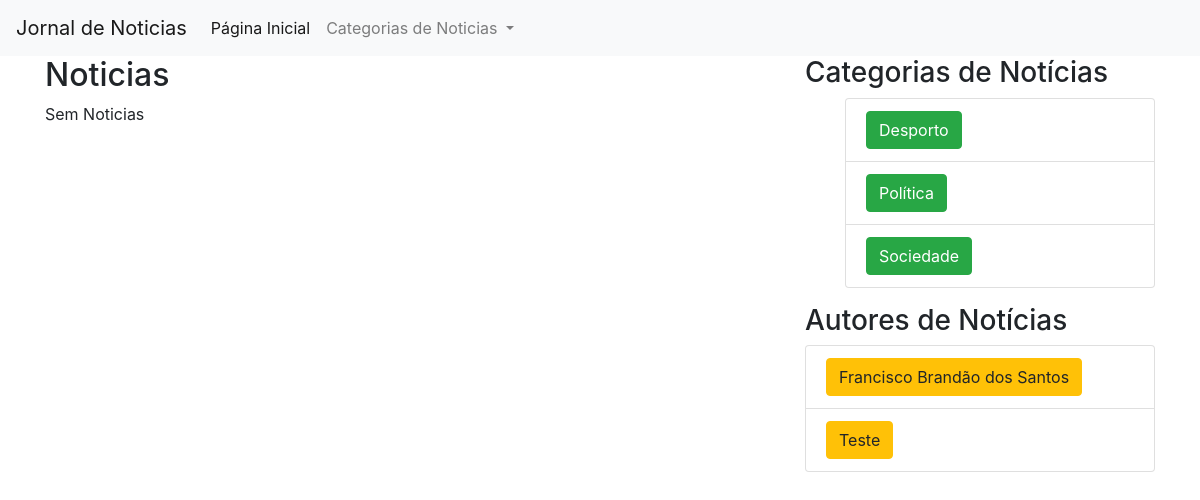
The app's page /autor.php?id=1 with its own data.
### tables this page shows
CREATE TABLE `categoria` (
  `categoria_id` int(10) UNSIGNED NOT NULL,
  `categoria_nome` varchar(255) NOT NULL
);

CREATE TABLE `autor` (
  `autor_id` int(10) UNSIGNED NOT NULL,
  `autor_login` varchar(255) NOT NULL,
  `autor_passe` varchar(255) NOT NULL,
  `autor_nome` varchar(255) NOT NULL
);

### autor.php (the view, shortened to what this page needs)
<!DOCTYPE html>
<html lang="pt-pt">
  <head>
    <link rel="stylesheet" href="https://stackpath.bootstrapcdn.com/bootstrap/4.1.3/css/bootstrap.min.css">
<nav class="navbar navbar-expand-lg navbar-light bg-light">
  <a class="navbar-brand" href="#">Jornal de Noticias</a>
  <div class="collapse navbar-collapse" id="navbarNavDropdown">
    <ul class="navbar-nav">
      <li class="nav-item active">
        <a class="nav-link">Página Inicial <span class="sr-only">(Página atual)</span></a>
      </li>
      <li class="nav-item dropdown">
        <a class="nav-link dropdown-toggle" href="#" id="navbarDropdownMenuLink" role="button" data-toggle="dropdown" aria-haspopup="true" aria-expanded="false">
          Categorias de Noticias
        </a>
      </li>
    </ul>
  </div>
</nav>
  </head>
  <body>
    <div class ="container">
      <div class="row">
        <div class="col-sm-8">
          <h2>Noticias</h2>
            <?php
            include "sql_connect.php";
            $id = $_GET["id"];
            $sql_p = "SELECT autor.autor_nome, categoria.categoria_nome, noticia.noticia_id, noticia.noticia_titulo, noticia.noticia_intro, noticia.noticia_autor, noticia.noticia_desenv, noticia.noticia_data, noticia.noticia_foto FROM ((noticia INNER JOIN autor ON noticia.noticia_autor=autor.autor_id) INNER JOIN categoria ON noticia.noticia_cat=categoria.categoria_id) WHERE autor.autor_id=$id";
            $resultado_p = $ligacao->query($sql_p);
            if ($resultado_p->num_rows > 0)
            {
                while ($row = $resultado_p->fetch_assoc()){
                echo "
                <div class=\"card-deck\">
                <div class=\"card\">
                <h5> <div class=\"card-header\"> ". $row ["noticia_titulo"] ."</div>  </h5>
                <img class=\"card-img-top\" src=\"fotos/" . $row["noticia_foto"] . "\" width=75px>
                <div class=\"card-body\">
                <p class=\"card-text\">". $row ["noticia_intro"] . "</p>
                <p class=\"card-text\">". $row ["noticia_desenv"] . "</p>
                <p class=\"card-text\">". $row ["noticia_autor"] . "</p>
                <p class=\"card-text\">". $row ["noticia_data"] . "</p>
                <p class=\"card-text\">". $row ["autor_nome"] . "</p>
                </div>
                </div>
                </div>
                <p> </p>
                <p> </p>
                <p> </p>
                <p> </p>";
            }
            }else {
                echo "Sem Noticias";
            }
            ?>
          </div>
        <div class="col-sm-4">
            <h3>Categorias de Notícias</h3>
            <ul>
            <?php
            $sql_c = "SELECT * FROM categoria";
            $resultado_c = $ligacao->query($sql_c);
            if ($resultado_c->num_rows > 0)
            {
                while ($rowc = $resultado_c->fetch_assoc())
                {
                    echo "<li class=\"list-group-item\"> <a class=\"btn btn-success\" href=\"categoria.php?id=" . $rowc["categoria_id"] . "\">" . $rowc["categoria_nome"] . "</a></li>";
                }
            }
            ?>
            </ul>
                <h3> Autores de Notícias</h3>
            <ul class="list-group">
            <?php
            $sql_c = "SELECT * FROM autor";
            $resultado_c = $ligacao->query($sql_c);
            if ($resultado_c->num_rows > 0)
            {
            while ($rowc = $resultado_c->fetch_assoc())
            {
            echo "<li class=\"list-group-item\"> <a class=\"btn btn-warning\" href=\"autor.php?id=" . $rowc["autor_id"] . "\">" . $rowc["autor_nome"] . "</a></li>";
                }
            }
            else
            {
                echo "Sem autores";
            }
            ?>
            </ul>
          </div>
        </div>
      </div>
  </body>
</html>

### records on screen
categoria: categoria_nome "Desporto"
categoria: categoria_nome "Política"
categoria: categoria_nome "Sociedade"
autor: autor_nome "Francisco Brandão dos Santos"
autor: autor_nome "Teste"
